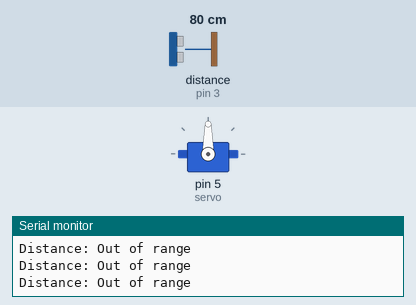
This sketch was run on a simulated Arduino Uno, built with avr-gcc and run on an emulated ATmega328P. Parts: servo, the last lines printed to the serial monitor. Wiring (inferred from the names in the program): ultrasonic range finder: trigger pin 2; echo pin 3. The test bench sets the inputs (shaded band); at power-on: distance to the obstacle (sensor on pin 3) 80 cm. The echo pulse lasts 58.3 µs per cm.

Above: at 1.3 s.
1.4 s: distance to the obstacle (sensor on pin 3) set to 6 cm
2.9 s: distance to the obstacle (sensor on pin 3) set to 3 cm
At 3.8 s:
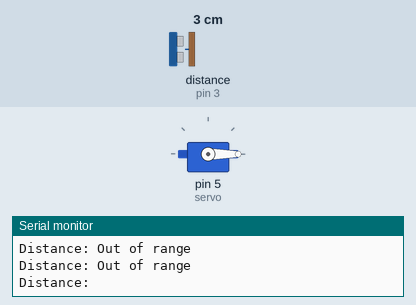
At 5.6 s:
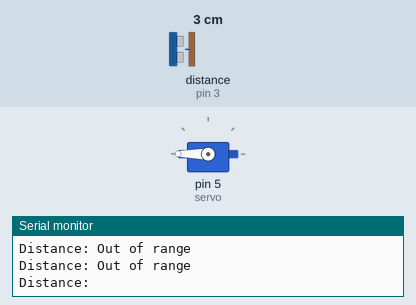
5.9 s: distance to the obstacle (sensor on pin 3) set to 2 cm
At 6.4 s:
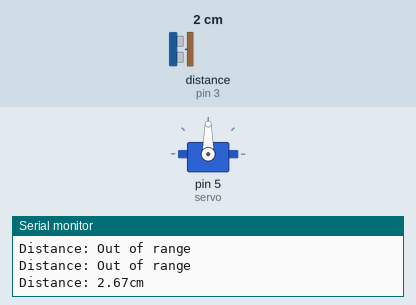
Timing chart, 0 to 8.9 s (numbered marks = the images above; inputs shaded):
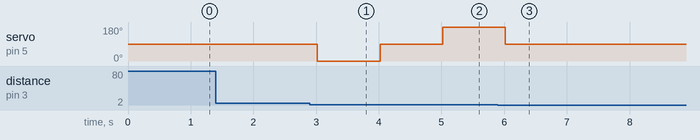

Measured:
- the behaviour switches between 5 and 4 cm on distance to the obstacle (sensor on pin 3) (found by bisection; images 0 and 1)
- after the input at 2.9 s, servo on pin 5 (servo): 90° → 0° after 0.12 s, → 90° 1.0 s later, → 180° 1.0 s later
- after the input at 5.9 s, servo on pin 5 (servo): goes on until 6.0 s, then stays 90°

The sketch:

sketch_jun29a.ino
```cpp
#include <Servo.h>
#define trig 2
#define echo 3
#define servo 5//any pwm pin

Servo myservo;
//signal pin must connect to a pwm pin
//to control servo using time period we need Servo.writeicroseconds();
//like when the the time is 1 ms it will rotate anticlockwise
//when the time is 1.5 it will stop and when it is 2ms it will rotate clockwise
//or we can specify our desired angular position by using Servo.write();
//like when we say 0 it will rotate anticlockwise
//when we sa 180 it will rotate clockwise
//when we say 90 it will stop rotating
void setup() {
  myservo.attach(servo);
  pinMode(trig, OUTPUT);
  pinMode(echo, INPUT);
  Serial.begin(9600);
}

void loop() {

  digitalWrite(trig, LOW);
  delayMicroseconds(2);
  digitalWrite(trig, HIGH);
  delayMicroseconds(10);
  digitalWrite(trig, LOW);

  long duration = pulseIn(echo,HIGH);
  float distance = (0.034*duration)/2;
  Serial.print("Distance: ");

  if (distance >= 4 || distance <= 2) {
    Serial.println("Out of range");
    myservo.detach();
  }

  else {
    myservo.attach(servo);
    myservo.write(0);
    delay(1000);
    myservo.write(90);
    delay(1000);
    myservo.write(180);
    delay(1000);
    myservo.write(90);

    Serial.print(distance);
    Serial.println("cm");
    delay(500);
  }

  delay(500);
  myservo.detach();
}
//ekbar clockwise arekbar anticlock wise ghurbe
```
